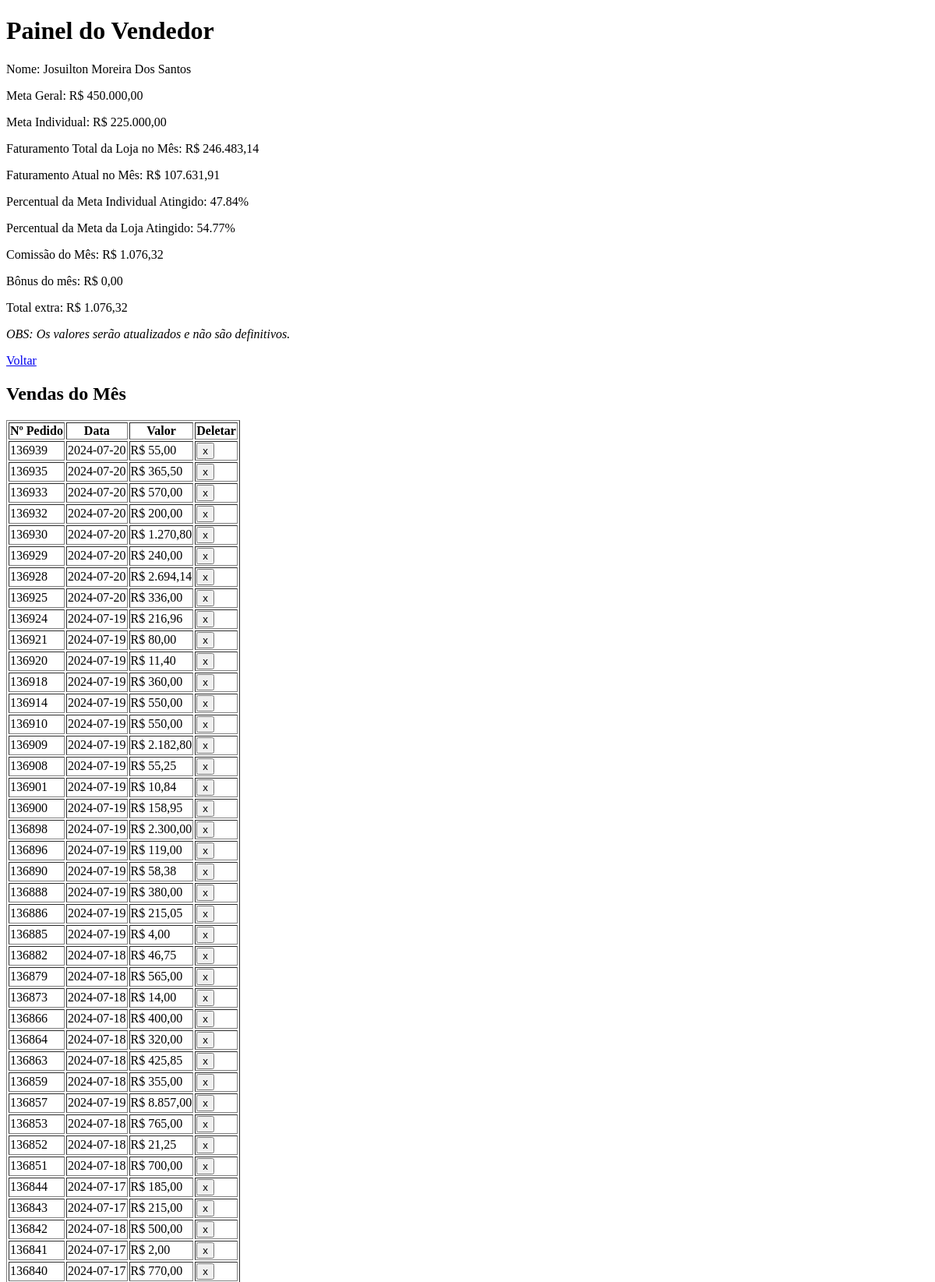
The app's page /dashboard/4 (signed in, upper part) with its own data.
### tables this page shows
CREATE TABLE Users (
        id INTEGER PRIMARY KEY AUTOINCREMENT,
        username TEXT NOT NULL,
        password TEXT NOT NULL,
        name TEXT NOT NULL,  -- Nome completo do usuário
        role TEXT NOT NULL  -- 'seller' ou 'master'
    , branch TEXT DEFAULT 'Loja');

CREATE TABLE GeneralGoals (
        id INTEGER PRIMARY KEY AUTOINCREMENT,
        goal REAL NOT NULL
    );

CREATE TABLE IndividualGoals (
        id INTEGER PRIMARY KEY AUTOINCREMENT,
        user_id INTEGER NOT NULL,
        goal REAL NOT NULL,
        FOREIGN KEY(user_id) REFERENCES Users(id)
    );

CREATE TABLE Sales (
        id INTEGER PRIMARY KEY AUTOINCREMENT,
        date DATE NOT NULL,
        amount REAL NOT NULL,
        user_id INTEGER,
        order_number TEXT NOT NULL,
        FOREIGN KEY(user_id) REFERENCES Users(id)
    );

### modules/dashboards/__init__.py (the view, shortened to what this page needs)
@dashboards_bp.route('/dashboard', defaults={'seller_id': None})
@dashboards_bp.route('/dashboard/<int:seller_id>')
def dashboard(seller_id):
    if 'user_id' not in session:
        return redirect(url_for('users.login'))
    user_id = session['user_id']
    user_role = session['role']
    conn = get_db_connection()
    cursor = conn.cursor()
    if user_role == 'seller' or (user_role == 'master' and seller_id is None):
        seller_id = user_id
    cursor.execute('SELECT name, branch FROM Users WHERE id = ?', (seller_id,))
    user_info = cursor.fetchone()
    user_name = user_info['name']
    user_branch = user_info['branch']
    cursor.execute('''
        SELECT SUM(amount) AS total_seller_sales
        FROM Sales
        WHERE user_id = ?
        AND strftime('%m', date) = strftime('%m', 'now')
        AND strftime('%Y', date) = strftime('%Y', 'now')
    ''', (seller_id,))
    total_saleseller_s_row = cursor.fetchone()
    total_seller_sales = total_saleseller_s_row['total_seller_sales'] if total_saleseller_s_row and total_saleseller_s_row['total_seller_sales'] else 0
    cursor.execute('SELECT goal FROM IndividualGoals WHERE user_id = ?', (seller_id,))
    individual_goal_row = cursor.fetchone()
    individual_goal = individual_goal_row['goal'] if individual_goal_row else 0
    cursor.execute('''
        SELECT SUM(amount) AS total_branch_sales
        FROM Sales
        WHERE user_id IN (SELECT id FROM Users WHERE branch = ?)
        AND strftime('%m', date) = strftime('%m', 'now')
        AND strftime('%Y', date) = strftime('%Y', 'now')
    ''', (user_branch,))
    total_branch_sales_row = cursor.fetchone()
    total_branch_sales = total_branch_sales_row['total_branch_sales'] if total_branch_sales_row and total_branch_sales_row['total_branch_sales'] else 0
    cursor.execute('SELECT goal FROM GeneralGoals ORDER BY id DESC LIMIT 1')
    general_goal_row = cursor.fetchone()
    general_goal = float(general_goal_row['goal']) if general_goal_row else 0
    cursor.execute('''
        SELECT date, amount, order_number, id
        FROM Sales
        WHERE user_id = ?
        AND strftime('%m', date) = strftime('%m', 'now')
        AND strftime('%Y', date) = strftime('%Y', 'now')
        ORDER BY order_number DESC
    ''', (seller_id,))
    vendas = cursor.fetchall()
    individual_percentage = (total_seller_sales / individual_goal) * 100 if individual_goal else 0
    branch_percentage = (total_branch_sales / general_goal) * 100 if general_goal else 0
    if user_branch == 'Loja':
        commission_rate = 0.01
        bonus_rate = 0
        if total_seller_sales >= 225000:
            bonus_rate = 0.006
        elif total_seller_sales >= 170000:
            bonus_rate = 0.004
        elif total_seller_sales >= 130000:
            bonus_rate = 0.003
    elif user_branch == 'Oficina':
        bonus_rate = 0
        commission_rate = 0.005
        if total_branch_sales >= 500000:
            commission_rate = 0.01
    commission = total_seller_sales * commission_rate
    bonus = total_seller_sales * bonus_rate
    extra_total = commission + bonus
    if user_role == 'seller' or (user_role == 'master' and seller_id != user_id):
        conn.close()
        return render_template('seller_dashboard.html',
                               total_seller_sales=total_seller_sales,
                               total_branch_sales=total_branch_sales,
                               individual_percentage=individual_percentage,
                               branch_percentage=branch_percentage,
                               user_id=user_id,
                               user_name=user_name,
                               general_goal=general_goal,
                               vendas=vendas,
                               individual_goal=individual_goal,
                               commission=commission,
                               bonus=bonus,
                               extra_total=extra_total,
                               user_branch=user_branch,
                               user_role=user_role)

### modules/db.py (called while the page is built)
def get_db_connection():
    conn = sqlite3.connect('sales_tracking.db')
    conn.row_factory = sqlite3.Row
    return conn

### utils/text_utils.py (called while the page is built)
def format_currency(value):
    return f'R$ {value:,.2f}'.replace(',', 'X').replace('.', ',').replace('X', '.')

def format_percentage(value):
    return f'{value:,.2f}%'.replace(',', 'X').replace('X', '.')

### templates/seller_dashboard.html (shortened to what this page needs)
{% extends "base.html" %}
{% block content %}
<h1>Painel do Vendedor</h1>
<p>Nome: {{user_name}}</p>
<p>Meta Geral: {{ general_goal | float | currency }}</p>
<p>Meta Individual: {{ individual_goal | float | currency }}</p>
<p>Faturamento Total da {{ user_branch }} no Mês: {{ total_branch_sales | float | currency }}</p>
<p>Faturamento Atual no Mês: {{ total_seller_sales | float | currency }}</p>
<p>Percentual da Meta Individual Atingido: {{ individual_percentage | float | percentage}}</p>
<p>Percentual da Meta da {{user_branch}} Atingido: {{ branch_percentage | float | percentage}}</p>
<p>Comissão do Mês: {{ commission | float | currency }}</p>
<p>Bônus do mês: {{ bonus | float | currency }}</p>
<p>Total extra: {{ extra_total | float | currency }}</p>
<p><em>OBS: Os valores serão atualizados e não são definitivos.</em></p>
{% if user_role == 'master' %}
<a href="{{ url_for('dashboards.dashboard') }}">Voltar</a>
{% elif user_role == 'seller' %}
<a href="{{ url_for('users.logout') }}">Logout</a>
{% endif %}
<h2>Vendas do Mês</h2>
<table border="1">
    <tr>
        <th>Nº Pedido</th>
        <th>Data</th>
        <th>Valor</th>
        {% if user_role == 'master' %}
        <th>Deletar</th>
        {% endif %}
    </tr>
    {% for venda in vendas %}
    <tr>
        <td>{{ venda['order_number']  | float | int }}</td>
        <td>{{ venda['date'] }}</td>
        <td>{{ venda['amount'] | float | currency }}</td>
        {% if user_role == 'master' %}
        <td>
            <form action="{{ url_for('sales.delete_sale', sale_id=venda['id']) }}" method="post" style="display:inline;">
                <button type="submit" onclick="return confirm('Tem certeza que deseja deletar esta venda?');">x</button>
            </form>
        </td>
        {% endif %}
    </tr>
    {% endfor %}
</table>
{% endblock %}

### records on screen
Users: name "Josuilton Moreira Dos Santos", branch "Loja"
GeneralGoals: goal "R$ 450.000,00"
IndividualGoals: goal "R$ 225.000,00"
Sales: order_number "136939", date "2024-07-20", amount "R$ 55,00"
Sales: order_number "136935", date "2024-07-20", amount "R$ 365,50"
Sales: order_number "136933", date "2024-07-20", amount "R$ 570,00"
Sales: order_number "136932", date "2024-07-20", amount "R$ 200,00"
Sales: order_number "136930", date "2024-07-20", amount "R$ 1.270,80"
Sales: order_number "136929", date "2024-07-20", amount "R$ 240,00"
Sales: order_number "136928", date "2024-07-20", amount "R$ 2.694,14"
Sales: order_number "136925", date "2024-07-20", amount "R$ 336,00"
Sales: order_number "136924", date "2024-07-19", amount "R$ 216,96"
Sales: order_number "136921", date "2024-07-19", amount "R$ 80,00"
Sales: order_number "136920", date "2024-07-19", amount "R$ 11,40"
Sales: order_number "136918", date "2024-07-19", amount "R$ 360,00"
Sales: order_number "136914", date "2024-07-19", amount "R$ 550,00"
Sales: order_number "136910", date "2024-07-19", amount "R$ 550,00"
Sales: order_number "136909", date "2024-07-19", amount "R$ 2.182,80"
Sales: order_number "136908", date "2024-07-19", amount "R$ 55,25"
Sales: order_number "136901", date "2024-07-19", amount "R$ 10,84"
Sales: order_number "136900", date "2024-07-19", amount "R$ 158,95"
Sales: order_number "136898", date "2024-07-19", amount "R$ 2.300,00"
Sales: order_number "136896", date "2024-07-19", amount "R$ 119,00"
Sales: order_number "136890", date "2024-07-19", amount "R$ 58,38"
Sales: order_number "136888", date "2024-07-19", amount "R$ 380,00"
Sales: order_number "136886", date "2024-07-19", amount "R$ 215,05"
Sales: order_number "136885", date "2024-07-19", amount "R$ 4,00"
Sales: order_number "136882", date "2024-07-18", amount "R$ 46,75"
Sales: order_number "136879", date "2024-07-18", amount "R$ 565,00"
Sales: order_number "136873", date "2024-07-18", amount "R$ 14,00"
Sales: order_number "136866", date "2024-07-18", amount "R$ 400,00"
Sales: order_number "136864", date "2024-07-18", amount "R$ 320,00"
Sales: order_number "136863", date "2024-07-18", amount "R$ 425,85"
Sales: order_number "136859", date "2024-07-18", amount "R$ 355,00"
Sales: order_number "136857", date "2024-07-19", amount "R$ 8.857,00"
Sales: order_number "136853", date "2024-07-18", amount "R$ 765,00"
Sales: order_number "136852", date "2024-07-18", amount "R$ 21,25"
Sales: order_number "136851", date "2024-07-18", amount "R$ 700,00"
Sales: order_number "136844", date "2024-07-17", amount "R$ 185,00"
Sales: order_number "136843", date "2024-07-17", amount "R$ 215,00"
Sales: order_number "136842", date "2024-07-18", amount "R$ 500,00"
Sales: order_number "136841", date "2024-07-17", amount "R$ 2,00"
Sales: order_number "136840", date "2024-07-17", amount "R$ 770,00"

### other values on screen
{{ total_branch_sales | float | currency }} "R$ 246.483,14"
{{ total_seller_sales | float | currency }} "R$ 107.631,91"
{{ individual_percentage | float | percentage }} "47.84%"
{{ branch_percentage | float | percentage }} "54.77%"
{{ commission | float | currency }} "R$ 1.076,32"
{{ bonus | float | currency }} "R$ 0,00"
{{ extra_total | float | currency }} "R$ 1.076,32"
